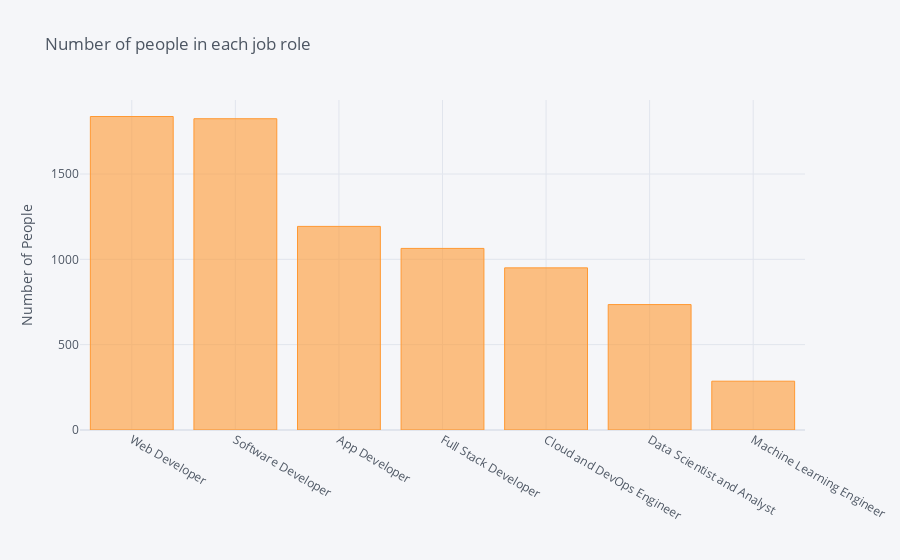

Source (notebook cell):
### Code cell
## Checking the distribution of data

data['Title'].value_counts().sort_values(ascending=False).iplot(kind='bar', yTitle='Number of People', title='Number of people in each job role')

### Figure 1 — Plotly figure (JSON) as saved in the notebook; plotly's stock layout.template omitted (floating-point values rounded to 4 significant figures)
{"data": [{"marker": {"color": "rgba(255, 153, 51, 0.6)", "line": {"color": "rgba(255, 153, 51, 1.0)", "width": 1}}, "name": "Title", "orientation": "v", "text": "", "type": "bar", "x": ["Web Developer", "Software Developer", "App Developer", "Full Stack Developer", "Cloud and DevOps Engineer", "Data Scientist and Analyst", "Machine Learning Engineer"], "y": [1837, 1824, 1193, 1064, 950, 735, 286]}], "layout": {"legend": {"bgcolor": "#F5F6F9", "font": {"color": "#4D5663"}}, "paper_bgcolor": "#F5F6F9", "plot_bgcolor": "#F5F6F9", "title": {"font": {"color": "#4D5663"}, "text": "Number of people in each job role"}, "xaxis": {"gridcolor": "#E1E5ED", "showgrid": true, "tickfont": {"color": "#4D5663"}, "title": {"font": {"color": "#4D5663"}, "text": ""}, "zerolinecolor": "#E1E5ED"}, "yaxis": {"gridcolor": "#E1E5ED", "showgrid": true, "tickfont": {"color": "#4D5663"}, "title": {"font": {"color": "#4D5663"}, "text": "Number of People"}, "zerolinecolor": "#E1E5ED"}}}
